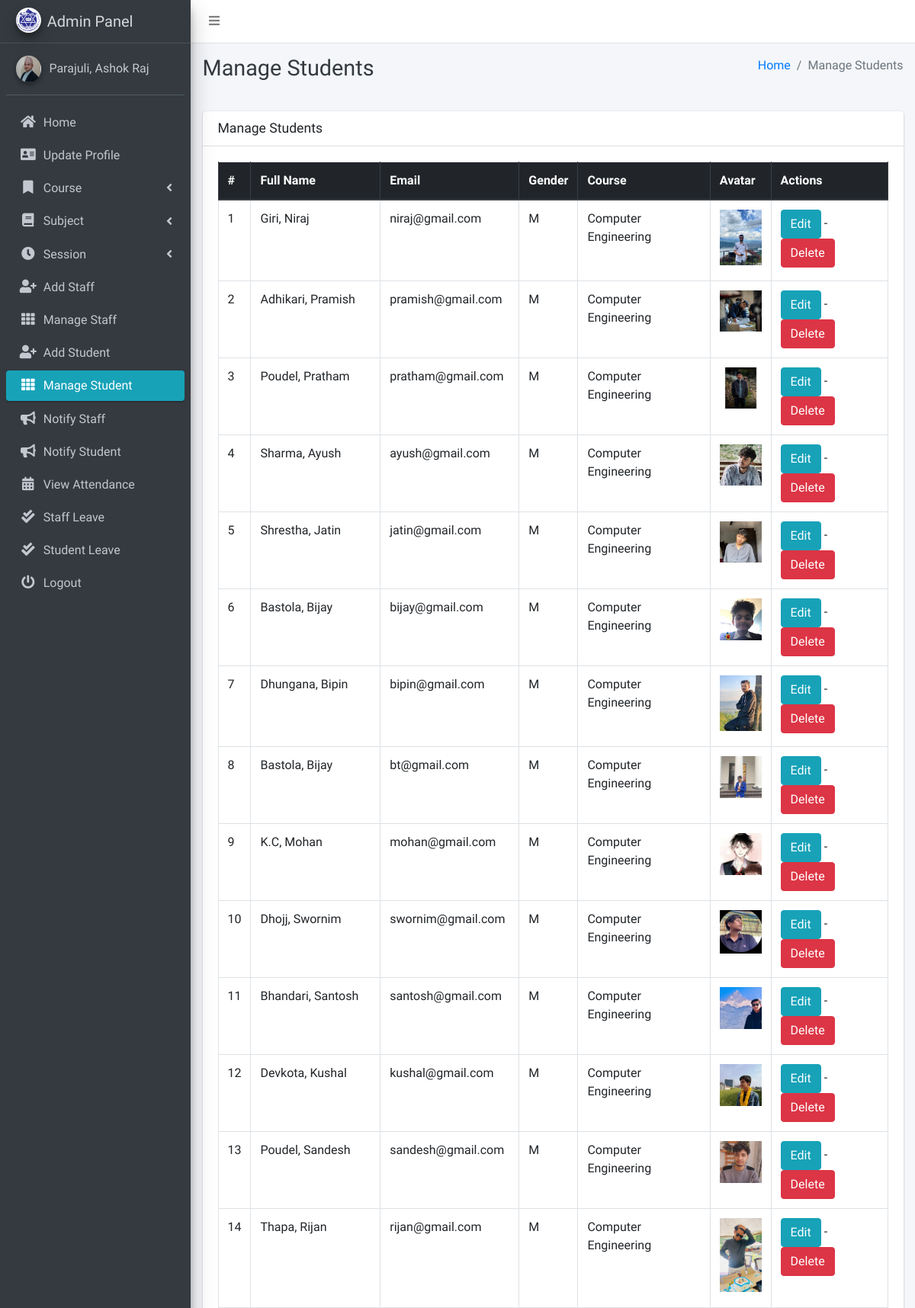
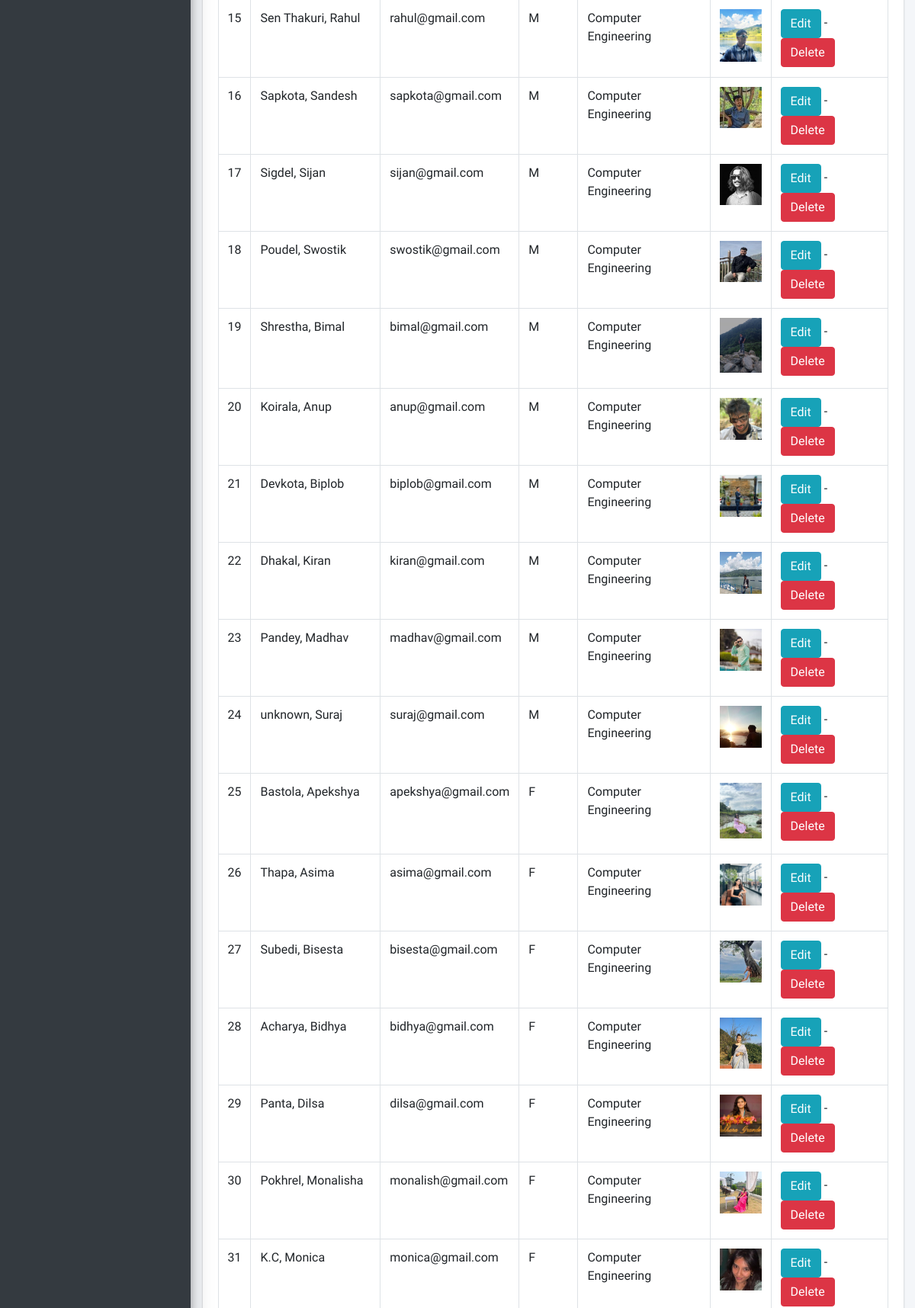
Page /student/manage/ (signed in, upper part) on the committed database (2 pictures, top to bottom).
### main_app/models.py (models this page shows, shortened)
class CustomUser(AbstractUser):
    USER_TYPE = ((1, "HOD"), (2, "Staff"), (3, "Student"))
    GENDER = [("M", "Male"), ("F", "Female")]
    username = None  # Removed username, using email instead
    email = models.EmailField(unique=True)
    user_type = models.CharField(default=1, choices=USER_TYPE, max_length=1)
    gender = models.CharField(max_length=1, choices=GENDER)
    profile_pic = models.ImageField()
    address = models.TextField()
    fcm_token = models.TextField(default="")  # For firebase notifications
    created_at = models.DateTimeField(auto_now_add=True)
    updated_at = models.DateTimeField(auto_now=True)
    USERNAME_FIELD = "email"
    REQUIRED_FIELDS = []
    objects = CustomUserManager()
    def __str__(self):
        return self.last_name + ", " + self.first_name

class Student(models.Model):
    admin = models.OneToOneField(CustomUser, on_delete=models.CASCADE)
    course = models.ForeignKey(Course, on_delete=models.PROTECT, null=True, blank=False)  # Use PROTECT to avoid deletion issue
    session = models.ForeignKey(Session, on_delete=models.PROTECT, null=True)  # Use PROTECT here too

class Course(models.Model):
    name = models.CharField(max_length=120)
    created_at = models.DateTimeField(auto_now_add=True)
    updated_at = models.DateTimeField(auto_now=True)

### main_app/hod_views.py (the view)
# urls.py: path("student/manage/", hod_views.manage_student, name='manage_student'),
def manage_student(request):
    students = CustomUser.objects.filter(user_type=3)
    context = {
        'students': students,
        'page_title': 'Manage Students'
    }
    return render(request, "hod_template/manage_student.html", context)

### main_app/templates/hod_template/manage_student.html
{% extends 'main_app/base.html' %}
{% load static %}
{% block page_title %}{{page_title}}{% endblock page_title %}
{% block content %}
<section class="content">
    <div class="container-fluid">
        <div class="row">
            <div class="col-md-12">
                <div class="card">
                    <div class="card-header">
                        <h3 class="card-title">{{page_title}}</h3>
                    </div>
                    <div class="card-body">
                        <table id="example2" class="table table-bordered table-hover">
                            <thead class="thead-dark">
                                <tr>
                                    <th>#</th>
                                    <th>Full Name</th>
                                    <th>Email</th>
                                    <th>Gender</th>
                                    <th>Course</th>
                                    <th>Avatar</th>
                                    <th>Actions</th>
                                </tr>
                            </thead>
                            <tbody>
                                {% for student in students %}
                                <tr>
                                    <td>{{ forloop.counter }}</td>
                                    <td>{{student.last_name}}, {{student.first_name}}</td>
                                    <td>{{student.email}}</td>
                                    <td>{{student.gender}}</td>
                                    <td>{{student.student.course.name}}</td>
                                    <td>
                                        {% if student.profile_pic == ""  %}
                                        No Image
                                        {% else %}
                                        <img class="img img-fluid mb-2" height="56" width="56"
                                            src="{{student.profile_pic}}" alt="">
                                        {% endif %}
                                    </td>
                                    <td><a href="{% url 'edit_student' student.student.id %}" class="btn btn-info">Edit</a> -
                                        <a href="{% url 'delete_student' student.student.id %}" class="btn btn-danger" onclick="return confirm('Are you sure about this ?')">Delete</a>
                                    </td>
                                </tr>
                                {% endfor %}
                            </tbody>
                        </table>
                    </div>
                </div>
            </div>
        </div>
    </div>
</section>
{% endblock content %}

### main_app/templates/main_app/sidebar_template.html (shortened to what this page needs)
{% load static %}
<aside class="main-sidebar sidebar-dark-info elevation-4">
    {% if request.user.user_type == '1' %}
    <a href="{% url 'admin_home' %}" class="brand-link">
        <img src="{% static 'dist/img/gces.png' %} " alt="AdminLTE Logo"
            class="brand-image img-circle elevation-3" >
        <span class="brand-text font-weight-light">Admin Panel</span>
    </a>
    <div class="sidebar">
        <div class="user-panel mt-3 pb-3 mb-3 d-flex">
            <div class="image">
                <img src="{{ request.user.profile_pic}}" class="img-circle elevation-2" alt="User Image">
            </div>
            <div class="info">
                <a href="#" class="d-block">{{user}}</a>
            </div>
        </div>
        <nav class="mt-2">
            <ul class="nav nav-pills nav-sidebar flex-column" data-widget="treeview" role="menu" data-accordion="false">
                <li class="nav-item">
                    {% url 'admin_home' as admin_home %}
                    <a href="{{admin_home}}" class="nav-link {% if admin_home == request.path %} active {% endif %}">
                        <i class="nav-icon fas fa-home"></i>
                        <p>
                            Home
                        </p>
                    </a>
                </li>
                <li class="nav-item">
                    {% url 'admin_view_profile' as admin_view_profile %}
                    <a href="{{admin_view_profile}}"
                        class="nav-link {% if admin_view_profile == request.path %} active {% endif %}">
                        <i class="nav-icon fas fa-address-card"></i>
                        <p>
                            Update Profile
                        </p>
                    </a>
                </li>
                <li class="nav-item has-treeview">
                    <a href="#" class="nav-link">
                        <i class="nav-icon fas fa-bookmark"></i>
                        <p>
                            Course
                            <i class="fas fa-angle-left right"></i>
                        </p>
                    </a>
                </li>
                <li class="nav-item has-treeview">
                    <a href="#" class="nav-link">
                        <i class="nav-icon fas fa-book"></i>
                        <p>
                            Subject
                            <i class="fas fa-angle-left right"></i>
                        </p>
                    </a>
                </li>
                <li class="nav-item has-treeview">
                    <a href="#" class="nav-link">
                        <i class="nav-icon fas fa-clock"></i>
                        <p>
                            Session
                            <i class="fas fa-angle-left right"></i>
                        </p>
                    </a>
                </li>
                <li class="nav-item">
                    {% url 'add_staff' as add_staff %}
                    <a href="{{add_staff}}" class="nav-link {% if add_staff == request.path %} active {% endif %}">
                        <i class="nav-icon fas fa-user-plus"></i>
                        <p>
                            Add Staff
                        </p>
                    </a>
                </li>
                <li class="nav-item">
                    {% url 'manage_staff' as manage_staff %}
                    {% url 'edit_staff' staff_id as edit_staff %}
                    <a href="{{manage_staff}}"
                        class="nav-link {% if manage_staff == request.path or request.path == edit_staff %} active {% endif %}">
                        <i class="nav-icon fas fa-th"></i>
                        <p>
                            Manage Staff
                        </p>
                    </a>
                </li>
                <li class="nav-item">
                    {% url 'add_student' as add_student%}
                    <a href="{{add_student}}" class="nav-link  {% if add_student == request.path %} active {% endif %}">
                        <i class="nav-icon fas fa-user-plus"></i>
                        <p>
                            Add Student
                        </p>
                    </a>
                </li>
                <li class="nav-item">
                    {% url 'manage_student' as manage_student %}
                    {% url 'edit_student' student_id as edit_student %}
                    <a href="{{manage_student}}"
                        class="nav-link  {% if edit_student == request.path or manage_student == request.path %} active {% endif %}">
                        <i class="nav-icon fas fa-th"></i>
                        <p>
                            Manage Student
                        </p>
                    </a>
                </li>
                <li class="nav-item">
                    {% url 'admin_notify_staff' as admin_notify_staff %}
                    <a href="{{admin_notify_staff}}"
                        class="nav-link {% if admin_notify_staff == request.path %} active {% endif %}">
                        <i class="nav-icon fas fa-bullhorn"></i>
                        <p>
                            Notify Staff
                        </p>
                    </a>
                </li>
                <li class="nav-item">
                    {% url 'admin_notify_student' as admin_notify_student %}
                    <a href="{{admin_notify_student}}"
                        class="nav-link {% if admin_notify_student == request.path %} active {% endif %}">
                        <i class="nav-icon fas fa-bullhorn"></i>
                        <p>
                            Notify Student
                        </p>
                    </a>
                </li>
                <li class="nav-item">
                    {% url 'admin_view_attendance' as admin_view_attendance %}
                <li class="nav-item">
                    <a href="{{admin_view_attendance}}"
                        class="nav-link  {% if admin_view_attendance == request.path %} active {% endif %}">
                        <i class="nav-icon fas fa-calendar-alt"></i>
                        <p>
                            View Attendance
                        </p>
                    </a>
                </li>
                <li class="nav-item">
                    {% url 'view_staff_leave' as view_staff_leave %}
                    <a href="{{view_staff_leave}}"
                        class="nav-link  {% if view_staff_leave == request.path %} active {% endif %}">
                        <i class="nav-icon fas fa-check-double"></i>
                        <p>
                            Staff Leave
                        </p>
                    </a>
                </li>
                <li class="nav-item">
                    {% url 'view_student_leave' as view_student_leave %}
                    <a href="{% url 'view_student_leave' %}"
                        class="nav-link  {% if view_student_leave == request.path %} active {% endif %}">
                        <i class="nav-icon fas fa-check-double"></i>
                        <p>
                            Student Leave
                        </p>
                    </a>
                </li>
                                        {% endif %}
                                        <li class="nav-item">
                                            <a href="{% url 'user_logout' %}"
                                                onclick="return confirm('Your session would be terminated.\n\nProceed?')"
                                                class="nav-link">
                                                <i class="nav-icon fas fa-power-off"></i>
                                                <p>
                                                    Logout
                                                </p>
                                            </a>
                                        </li>
                                    </ul>
                                </nav>
                            </div>
</aside>

### rows in the picture
CustomUser: last_name+first_name "Parajuli, Ashok Raj"
CustomUser: last_name "Giri", first_name "Niraj", email "niraj@gmail.com", gender "M", student.course.name "Computer Engineering", profile_pic (picture)
CustomUser: last_name "Adhikari", first_name "Pramish", email "pramish@gmail.com", gender "M", student.course.name "Computer Engineering", profile_pic (picture)
CustomUser: last_name "Poudel", first_name "Pratham", email "pratham@gmail.com", gender "M", student.course.name "Computer Engineering", profile_pic (picture)
CustomUser: last_name "Sharma", first_name "Ayush", email "ayush@gmail.com", gender "M", student.course.name "Computer Engineering", profile_pic (picture)
CustomUser: last_name "Shrestha", first_name "Jatin", email "jatin@gmail.com", gender "M", student.course.name "Computer Engineering", profile_pic (picture)
CustomUser: last_name "Bastola", first_name "Bijay", email "bijay@gmail.com", gender "M", student.course.name "Computer Engineering", profile_pic (picture)
CustomUser: last_name "Dhungana", first_name "Bipin", email "bipin@gmail.com", gender "M", student.course.name "Computer Engineering", profile_pic (picture)
CustomUser: last_name "Bastola", first_name "Bijay", email "bt@gmail.com", gender "M", student.course.name "Computer Engineering", profile_pic (picture)
CustomUser: last_name "K.C", first_name "Mohan", email "mohan@gmail.com", gender "M", student.course.name "Computer Engineering", profile_pic (picture)
CustomUser: last_name "Dhojj", first_name "Swornim", email "swornim@gmail.com", gender "M", student.course.name "Computer Engineering", profile_pic (picture)
CustomUser: last_name "Bhandari", first_name "Santosh", email "santosh@gmail.com", gender "M", student.course.name "Computer Engineering", profile_pic (picture)
CustomUser: last_name "Devkota", first_name "Kushal", email "kushal@gmail.com", gender "M", student.course.name "Computer Engineering", profile_pic (picture)
CustomUser: last_name "Poudel", first_name "Sandesh", email "sandesh@gmail.com", gender "M", student.course.name "Computer Engineering", profile_pic (picture)
CustomUser: last_name "Thapa", first_name "Rijan", email "rijan@gmail.com", gender "M", student.course.name "Computer Engineering", profile_pic (picture)
CustomUser: last_name "Sen Thakuri", first_name "Rahul", email "rahul@gmail.com", gender "M", student.course.name "Computer Engineering", profile_pic (picture)
CustomUser: last_name "Sapkota", first_name "Sandesh", email "sapkota@gmail.com", gender "M", student.course.name "Computer Engineering", profile_pic (picture)
CustomUser: last_name "Sigdel", first_name "Sijan", email "sijan@gmail.com", gender "M", student.course.name "Computer Engineering", profile_pic (picture)
CustomUser: last_name "Poudel", first_name "Swostik", email "swostik@gmail.com", gender "M", student.course.name "Computer Engineering", profile_pic (picture)
CustomUser: last_name "Shrestha", first_name "Bimal", email "bimal@gmail.com", gender "M", student.course.name "Computer Engineering", profile_pic (picture)
CustomUser: last_name "Koirala", first_name "Anup", email "anup@gmail.com", gender "M", student.course.name "Computer Engineering", profile_pic (picture)
CustomUser: last_name "Devkota", first_name "Biplob", email "biplob@gmail.com", gender "M", student.course.name "Computer Engineering", profile_pic (picture)
CustomUser: last_name "Dhakal", first_name "Kiran", email "kiran@gmail.com", gender "M", student.course.name "Computer Engineering", profile_pic (picture)
CustomUser: last_name "Pandey", first_name "Madhav", email "madhav@gmail.com", gender "M", student.course.name "Computer Engineering", profile_pic (picture)
CustomUser: last_name "unknown", first_name "Suraj", email "suraj@gmail.com", gender "M", student.course.name "Computer Engineering", profile_pic (picture)
CustomUser: last_name "Bastola", first_name "Apekshya", email "apekshya@gmail.com", gender "F", student.course.name "Computer Engineering", profile_pic (picture)
CustomUser: last_name "Thapa", first_name "Asima", email "asima@gmail.com", gender "F", student.course.name "Computer Engineering", profile_pic (picture)
CustomUser: last_name "Subedi", first_name "Bisesta", email "bisesta@gmail.com", gender "F", student.course.name "Computer Engineering", profile_pic (picture)
CustomUser: last_name "Acharya", first_name "Bidhya", email "bidhya@gmail.com", gender "F", student.course.name "Computer Engineering", profile_pic (picture)
CustomUser: last_name "Panta", first_name "Dilsa", email "dilsa@gmail.com", gender "F", student.course.name "Computer Engineering", profile_pic (picture)
CustomUser: last_name "Pokhrel", first_name "Monalisha", email "monalish@gmail.com", gender "F", student.course.name "Computer Engineering", profile_pic (picture)
CustomUser: last_name "K.C", first_name "Monica", email "monica@gmail.com", gender "F", student.course.name "Computer Engineering", profile_pic (picture)

### other values in the picture
{{ page_title }} "Manage Students"
